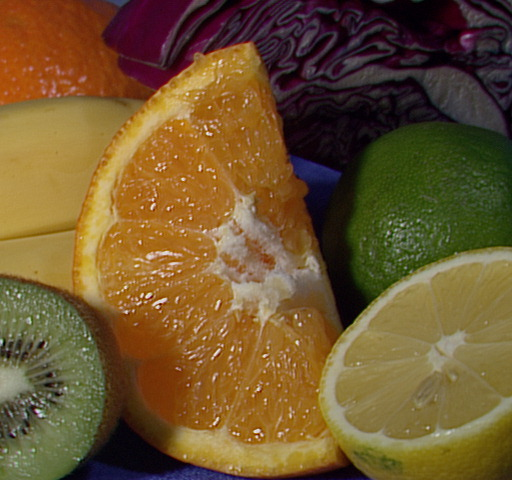
#> input picture Lab4/images/fruits.jpg, 512 x 480 px
$ jupyter execute Lab4.3.ipynb
#> lines starting #> are read from the running program, lines starting #| are printed output that depends on the picture; after the words box and inside, x2 and y2 are one past the last pixel; in counts of white or black regions, pixels touching at a corner belong together
# Lab4.3 — Resize în software

Redimensionarea imaginilor este o operație frecventă înaintea procesării sau inferenței AI. În acest task analizăm costul ei pe ARM.

## Obiective

- redimensionarea unei imagini cu OpenCV;
- compararea metodelor de interpolare;
- măsurarea timpului de execuție;
- observarea efectului rezoluției asupra volumului de date.

În această celulă stabilim calea către imaginea de test și verificăm dacă fișierul există.

[cell 1]
from pathlib import Path

IMAGE_PATH = Path("images/fruits.jpg")

if not IMAGE_PATH.exists():
    raise FileNotFoundError(
        "Nu a fost găsită imaginea Lab4/images/fruits.jpg. "
        "Verificați că repository-ul a fost copiat complet pe placă."
    )

print("Image:", IMAGE_PATH)

Încărcăm bibliotecile necesare și citim imaginea color cu OpenCV.

[cell 2]
import cv2
import numpy as np
import matplotlib.pyplot as plt
import time

image_bgr = cv2.imread(str(IMAGE_PATH), cv2.IMREAD_COLOR)
#> image_bgr is the input picture: shape (480, 512, 3); mean B, G, R 46.2, 85.6, 110.8
if image_bgr is None:
    raise RuntimeError("Imaginea nu a putut fi încărcată.")

## 1. Redimensionare la 320 × 240

În OpenCV, dimensiunea se specifică în ordinea `(width, height)`.

Redimensionăm imaginea la 320 × 240 și comparăm dimensiunea și memoria ocupată înainte și după resize.

[cell 3]
target_size = (320, 240)
resized = cv2.resize(image_bgr, target_size, interpolation=cv2.INTER_LINEAR)
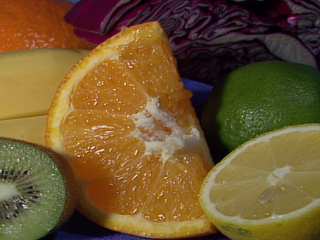
#> resized: shape (240, 320, 3); mean B, G, R 46.2, 85.6, 110.8

print("Original:", image_bgr.shape)
#| Original: (480, 512, 3)
print("Resized :", resized.shape)
#| Resized : (240, 320, 3)
print("Original bytes:", image_bgr.nbytes)
#| Original bytes: 737280
print("Resized bytes :", resized.nbytes)
#| Resized bytes : 230400

Afișăm alăturat imaginea originală și imaginea redimensionată pentru comparație vizuală.

[cell 4]
image_rgb = cv2.cvtColor(image_bgr, cv2.COLOR_BGR2RGB)
resized_rgb = cv2.cvtColor(resized, cv2.COLOR_BGR2RGB)

h1, w1, _ = image_rgb.shape
#> h1 = 480; w1 = 512
h2, w2, _ = resized_rgb.shape
#> h2 = 240; w2 = 320

gap = 30
canvas_h = max(h1, h2)
#> canvas_h = 480
canvas_w = w1 + gap + w2
#> canvas_w = 862

canvas = np.ones((canvas_h, canvas_w, 3), dtype=np.uint8) * 255
canvas[0:h1, 0:w1] = image_rgb
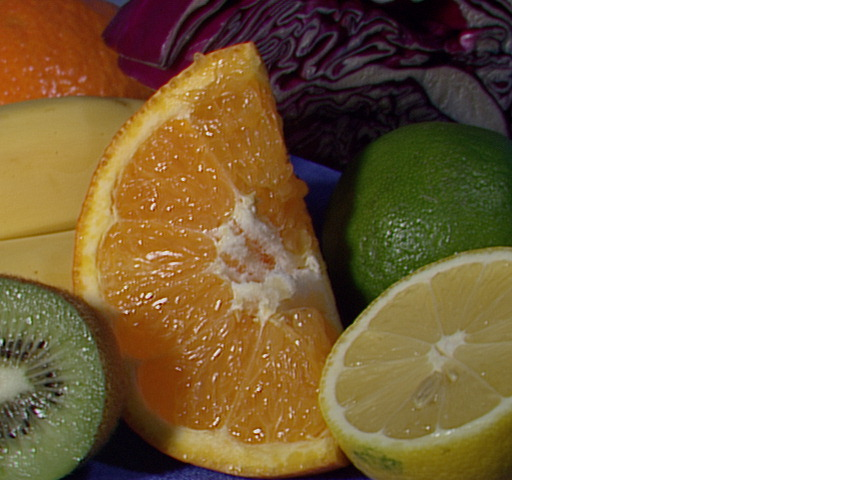
#> canvas: shape (480, 862, 3); mean R, G, B 169.4, 154.4, 131
canvas[0:h2, w1 + gap:w1 + gap + w2] = resized_rgb
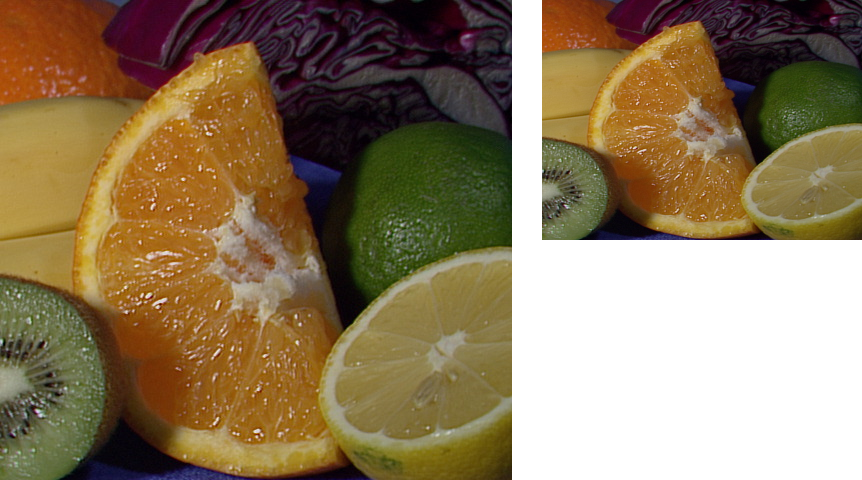
#> canvas: shape (480, 862, 3); 18.56% of pixels changed, all inside (x1, y1, x2, y2) = (542, 0, 862, 240)

fig, ax = plt.subplots(figsize=(12, 6))
ax.imshow(canvas)

# Rezervăm spațiu deasupra imaginii pentru etichete
ax.set_ylim(canvas_h, -45)

ax.text(w1/2, -18, f"Original: {w1} × {h1}",
        ha="center", va="center", fontsize=11)
ax.text(w1 + gap + w2/2, -18, f"Resize: {w2} × {h2}",
        ha="center", va="center", fontsize=11)

ax.axis("off")
plt.tight_layout()
plt.show()

## 2. Interpolare

**Interpolarea** este metoda prin care se estimează valoarea pixelilor imaginii redimensionate pornind de la pixelii imaginii originale. Este necesară deoarece, după schimbarea rezoluției, noii pixeli nu corespund întotdeauna exact pozițiilor pixelilor inițiali.

Comparăm trei metode:

- `INTER_NEAREST` — folosește pixelul cel mai apropiat; foarte rapidă, dar poate produce margini zimțate;
- `INTER_LINEAR` — calculează o valoare din pixelii vecini; compromis bun între calitate și viteză;
- `INTER_CUBIC` — utilizează mai mulți vecini; poate oferi o imagine mai fină, dar necesită mai mult calcul.

Măsurăm timpul de execuție pentru trei metode de interpolare și calculăm FPS-ul teoretic.

[cell 5]
methods = {
    "NEAREST": cv2.INTER_NEAREST,
    "LINEAR": cv2.INTER_LINEAR,
    "CUBIC": cv2.INTER_CUBIC,
}

REPEATS = 50

for name, method in methods.items():
    cv2.resize(image_bgr, target_size, interpolation=method)
    t0 = time.perf_counter()
    for _ in range(REPEATS):
        tmp = cv2.resize(image_bgr, target_size, interpolation=method)
    mean_t = (time.perf_counter() - t0) / REPEATS
    print(f"{name:8s}: {mean_t*1e3:8.3f} ms  -> {1/mean_t:8.1f} FPS")

## 3. Costul pentru mai multe rezoluții de ieșire

Repetăm resize-ul pentru mai multe rezoluții de ieșire și observăm cum se modifică timpul de execuție.

[cell 6]
targets = ((160, 120), (320, 240), (640, 480), (1280, 720))

for w, h in targets:
    t0 = time.perf_counter()
    for _ in range(REPEATS):
        tmp = cv2.resize(image_bgr, (w, h), interpolation=cv2.INTER_LINEAR)
    mean_t = (time.perf_counter() - t0) / REPEATS
    print(f"{w:4d}x{h:<4d}: {mean_t*1e3:8.3f} ms  {1/mean_t:8.1f} FPS")
